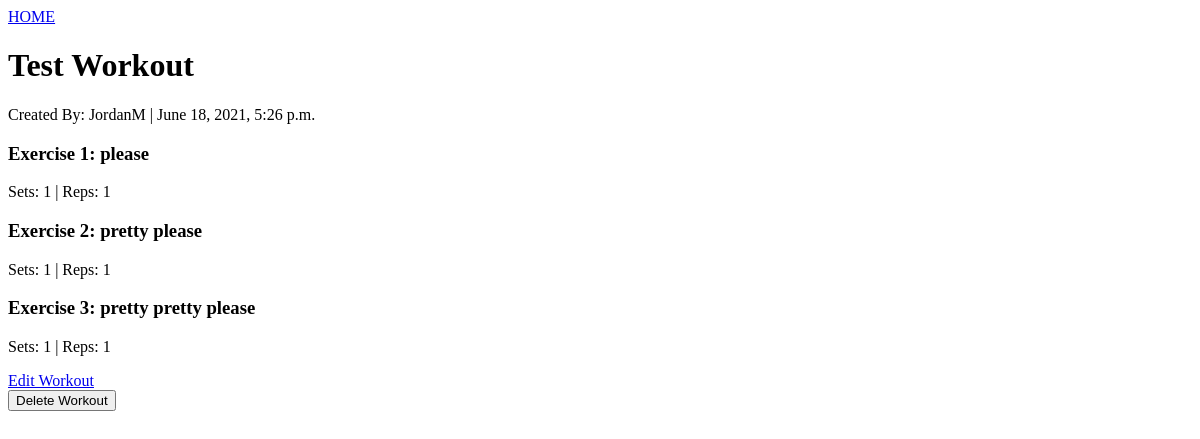
The page /swolemates/workout/15 (signed in) on the database as committed earlier.
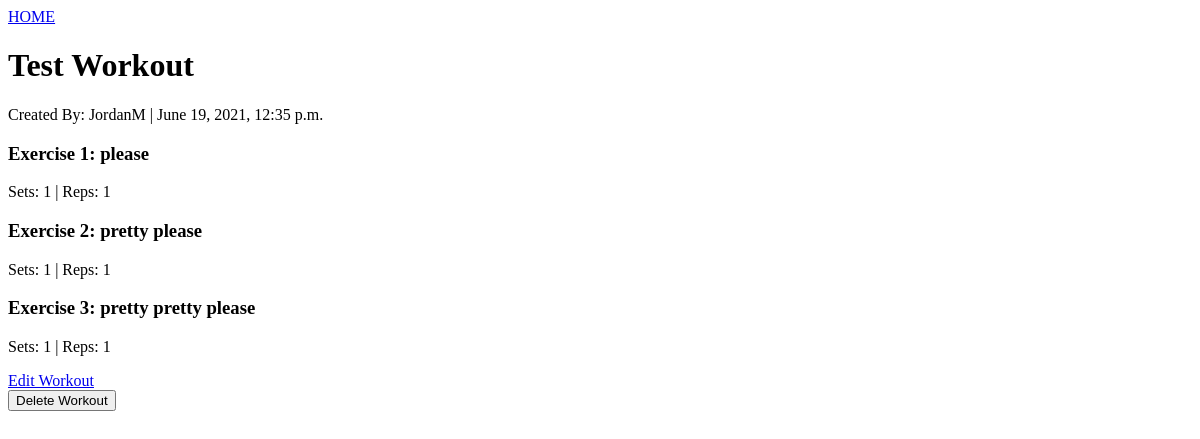
The same page on the database as committed later.
### swolemates_app/models.py (models this page shows, shortened)
class Workout(models.Model):
    name = models.CharField(max_length=50)
    created_by = models.ForeignKey(User, related_name="workouts", on_delete=models.CASCADE)
    liked_by = models.ManyToManyField(User, related_name="liked_workouts", blank=True)
    objects = WorkoutManager()
    created_at = models.DateTimeField(auto_now_add=True)
    updated_at = models.DateTimeField(auto_now=True)

class User(models.Model):
    first_name = models.CharField(max_length = 50)
    last_name = models.CharField(max_length = 50)
    username = models.CharField(max_length=45, unique=True)
    email = models.EmailField(unique=True)
    password = models.CharField(max_length = 60)
    profile_photo = models.ImageField(default='default.png', upload_to = "images/")
    bio = models.TextField(blank=True, null=True)
    fav_exercises = models.TextField(blank=True, null=True)
    objects = UserManager()
    friends = models.ManyToManyField('self', blank=True)
    created_at = models.DateTimeField(auto_now_add=True)
    updated_at = models.DateTimeField(auto_now=True)
    def __str__(self):
        return self.username

### swolemates_app/views.py (the view)
# urls.py: path('swolemates/workout/<int:id>', views.workout_view),
def workout_view(request, id):
    workout = Workout.objects.get(id=id)
    context = {
        "workout": workout,
        "user": User.objects.get(id=request.session['user_id']),
        "exercises": workout.exercises.all()
    }
    return render(request, "workout_view.html", context)

### swolemates_app/templates/workout_view.html (shortened to what this page needs)
<!DOCTYPE html>
<html lang="en">
<head>
</head>
<body>
     <a href="/swolemates">HOME</a>
    <h1>{{workout.name}}</h1>
    <p>Created By: {{workout.created_by}} | {{workout.updated_at}}</p>
    {% for exercise in exercises %}
        <h3>Exercise {{forloop.counter}}: {{exercise.name}}</h3>
        <p>Sets: {{exercise.set_count}} | Reps: {{exercise.set_count}}</p>
    {% endfor %}
    {% if user == workout.created_by %}
    <a href="/swolemates/workout/{{workout.id}}/edit">Edit Workout</a>
    <form action="{{workout.id}}/delete" method="POST">
        <input type="submit" value="Delete Workout">
    </form>
    {% endif %}
</body>
</html>

Rows that differ between the two databases and show on the page:
changed Workout "Test Workout": updated_at "June 18, 2021, 5:26 p.m." → "June 19, 2021, 12:35 p.m."
